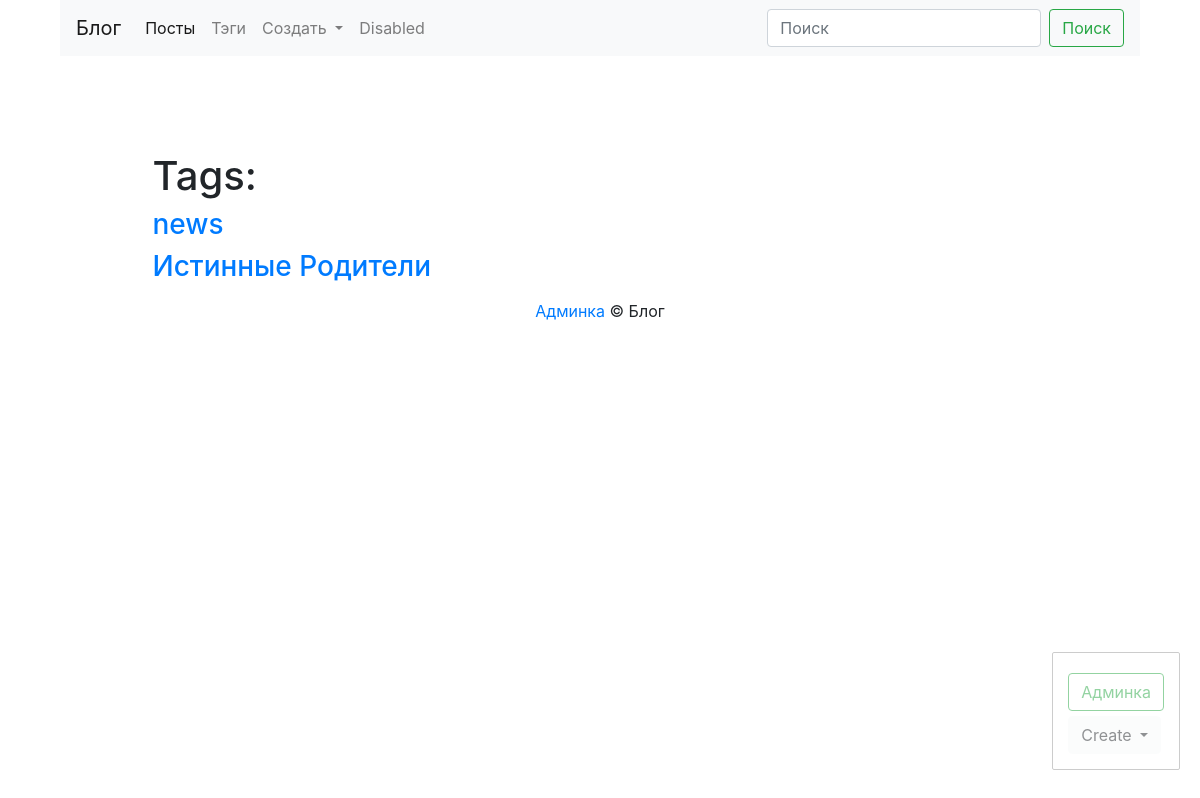
The page /blog/tags/ (signed in) on the database as committed earlier.
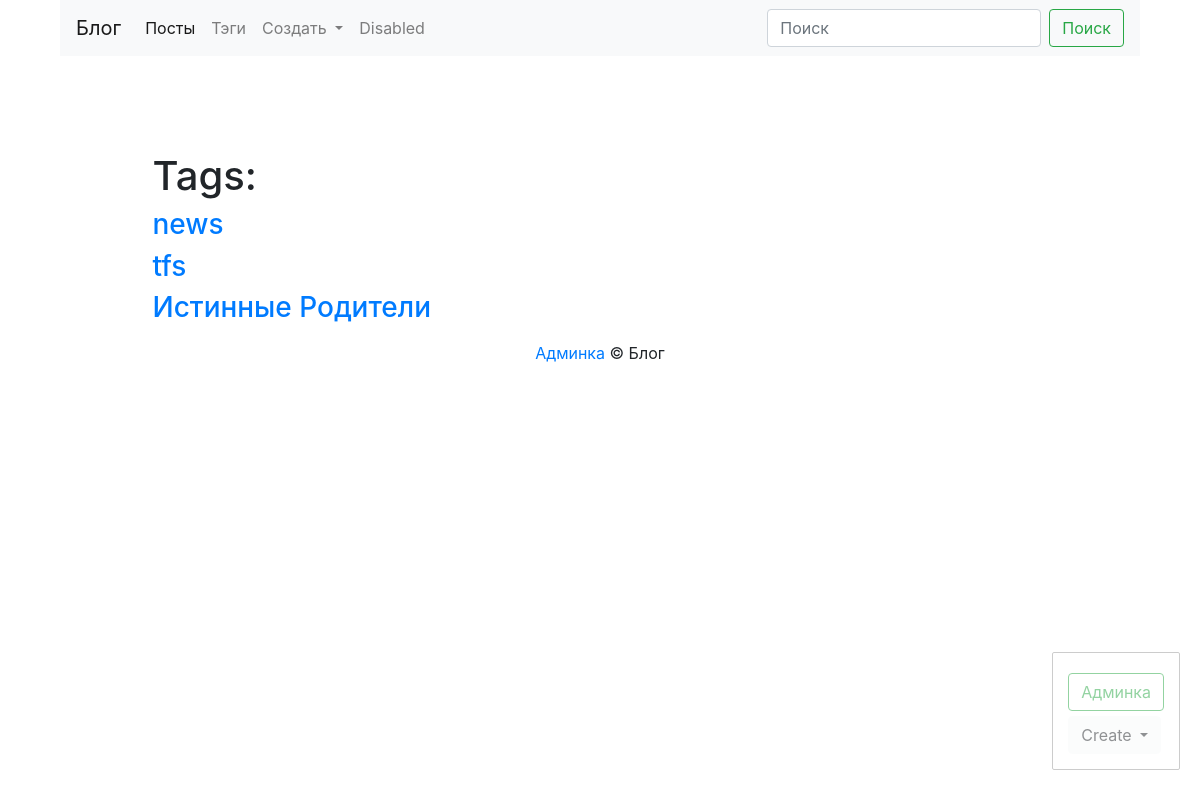
The same page on the database as committed later.
### blog/models.py (models this page shows, shortened)
class Tag(models.Model):
    title = models.CharField(max_length = 50)
    slug = models.SlugField(max_length = 50, unique = True)
    def get_absolute_url(self):
        return reverse('tag_detail_url', kwargs={'slug': self.slug})
    class Meta:
        ordering = ['title']

### blog/views.py (the view)
# urls.py: path('tags/', tags_list, name = 'tags_list_url'),
def tags_list(request):
    tags = Tag.objects.all()
    return render(request, 'blog/tags_list.html', context = {'tags': tags})

### blog/templates/blog/tags_list.html (shortened to what this page needs)
{% extends 'blog/base_blog.html' %}
        {% block content %}
    <h1 class="mt-5">Tags:</h1>
    {% for tag in tags %}
        <h3><a href="{{ tag.get_absolute_url }}">{{ tag.title }}</a></h3>
    {% endfor %}
    {% endblock %}

Rows that differ between the two databases and show on the page:
added Tag: title "tfs"
